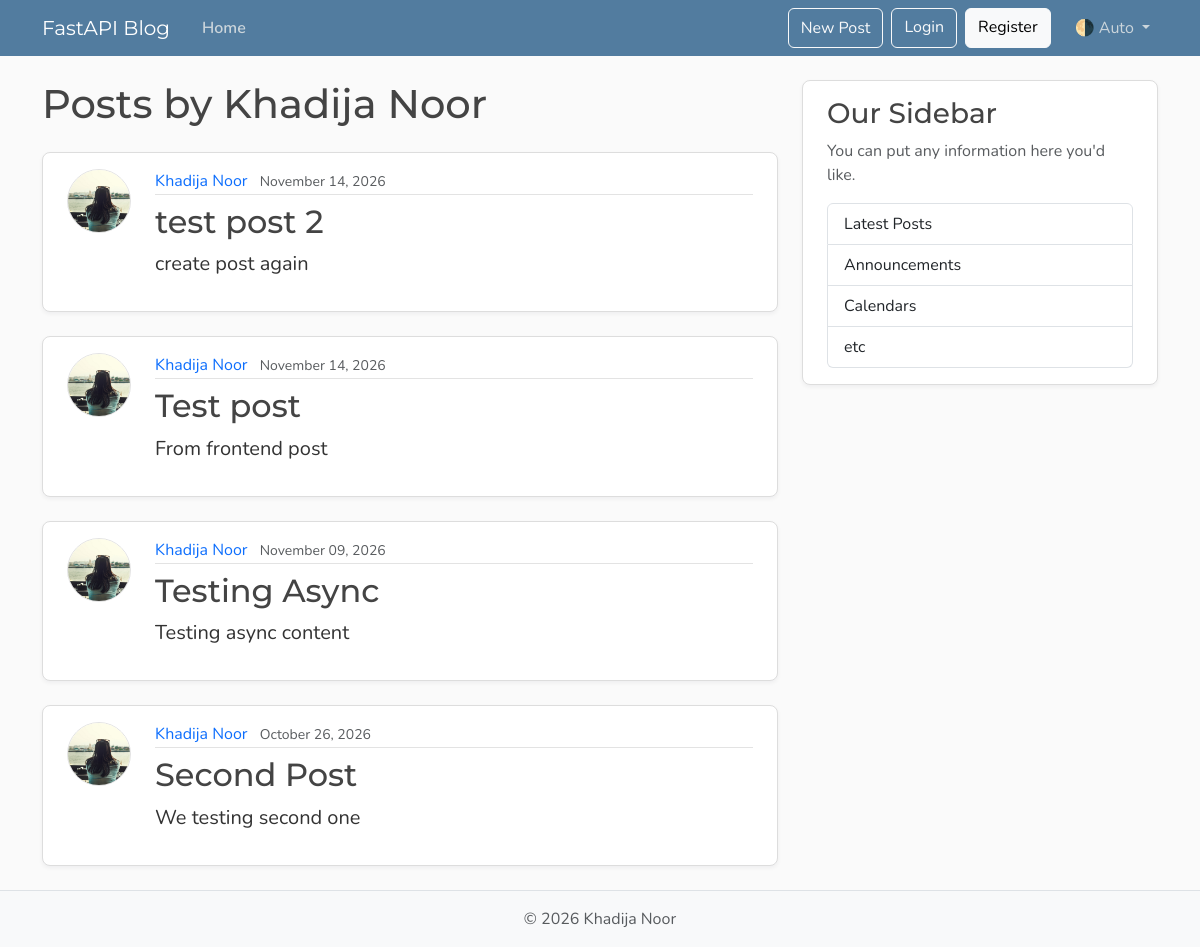
The page /users/1/posts on the database its author committed.
### models.py (models this page shows, shortened)
class User(Base):  # inherits from Base so SQLAlchemy tracks this as a DB table
    __tablename__ = "users"  # actual table name in the database
    id: Mapped[int] = mapped_column(
        Integer, primary_key=True, index=True
    )  # unique row id, auto-incremented
    username: Mapped[str] = mapped_column(
        String(50), unique=True, nullable=False
    )  # max 50 chars, must be unique
    email: Mapped[str] = mapped_column(
        String(120), unique=True, nullable=False
    )  # max 120 chars, must be unique
    image_file: Mapped[str | None] = (
        mapped_column(  # Mapped[str | None] = can be null we are saving image name insted of full paths
            String(200),
            nullable=True,  # optional field
            default=None,  # defaults to no image
        )
    )
    posts: Mapped[list[Post]] = relationship(
        back_populates="author", cascade="all, delete-orphan"
    )  # one user -> many posts also we eaw usin[Post] before its define below so this version of python allows it called forward refernce

class Post(Base):  # each instance = one row in posts table
    __tablename__ = "posts"
    id: Mapped[int] = mapped_column(
        Integer, primary_key=True, index=True
    )  # unique post id
    title: Mapped[str] = mapped_column(
        String(100), nullable=False
    )  # post title, max 100 chars
    content: Mapped[str] = mapped_column(
        Text, nullable=False
    )  # Text = unlimited length content
    user_id: Mapped[int] = mapped_column(
        ForeignKey("users.id"),  # links this post to a user
        nullable=False,
        index=True,  # indexed for faster queries as we
    )
    date_posted: Mapped[datetime] = mapped_column(
        DateTime(timezone=True),  # store timszone info
        default=lambda: datetime.now(UTC),  # auto-set to current UTC time
    )
    author: Mapped[User] = relationship(
        back_populates="posts"
    )  # gives access to the User object link back to user as post.author and help us get user back

### main.py (the view)
@app.get("/users/{user_id}/posts", include_in_schema=False, name="user_posts")
async def user_posts_page(
    request: Request,
    user_id: int,
    db: Annotated[AsyncSession, Depends(get_db)],
):
    result = await db.execute(select(models.User).where(models.User.id == user_id))
    user = result.scalars().first()
    if not user:
        raise HTTPException(
            status_code=status.HTTP_404_NOT_FOUND,
            detail="User not found",
        )
    result = await db.execute(
        select(models.Post)
        .options(selectinload(models.Post.author))
        .where(models.Post.user_id == user_id)
        .order_by(models.Post.date_posted.desc())
    )
    posts = result.scalars().all()
    return templates.TemplateResponse(
        request,
        "user_posts.html",
        {"posts": posts, "user": user, "title": f"{user.username}'s Posts"},
    )

### templates/user_posts.html
{% extends "layout.html" %}
{% block content %}
  <h1 class="mb-4">Posts by {{ user.username }}</h1>
  {% for post in posts %}
    <article class="content-section py-3 px-4 mb-4">
      <div class="d-flex align-items-start gap-4">
        <img class="rounded-circle article-img flex-shrink-0"
             src="{{ post.author.image_path }}"
             alt="{{ post.author.username }}'s profile picture"
             width="64"
             height="64"
             loading="lazy">
        <div class="flex-grow-1" style="min-width:0;overflow:hidden;">
          <div class="article-metadata mb-2">
            <a class="me-2"
               href="{{ url_for('user_posts', user_id=post.author.id) }}">{{ post.author.username }}</a>
            <small class="text-body-secondary">{{ post.date_posted.strftime("%B %d, %Y") }}</small>
          </div>
          <h2 style="overflow-wrap:break-word;word-break:break-word;">
            <a class="article-title"
               href="{{ url_for('post_page', post_id=post.id) }}">{{ post.title }}</a>
          </h2>
          <p class="article-content" style="overflow-wrap:break-word;word-break:break-word;">{{ post.content }}</p>
        </div>
      </div>
    </article>
  {% else %}
    <p class="text-body-secondary">No posts by this user yet.</p>
  {% endfor %}
{% endblock content %}

### static/css/main.css (style rules this page uses)
:root { --font-heading: "Montserrat", system-ui, -apple-system, BlinkMacSystemFont, sans-serif; --font-body: "Nunito", system-ui, -apple-system, BlinkMacSystemFont, sans-serif; --color-bg-body: #fafafa; --color-bg-content: #ffffff; --color-text-primary: #333333; --color-text-heading: #444444; --color-steel: #527c9f; --color-nav-link: #cbd5db; --color-nav-link-hover: #ffffff; --color-link-hover: #428bca; --color-border: #dddddd; --color-border-light: #e3e3e3; --spacing-xl: 5rem; --article-img-size: 4rem; --account-img-size: 7.813rem; }
body { font-family: var(--font-body); background: var(--color-bg-body); color: var(--color-text-primary); }
h1, h2, h3, h4, h5, h6 { font-family: var(--font-heading); color: var(--color-text-heading); }
a { text-decoration: none; }
.content-section { background: var(--color-bg-content); border: 1px solid var(--color-border); border-radius: 0.5rem; box-shadow: 0 2px 4px rgba(15, 23, 42, 0.05); transition: box-shadow 0.15s ease, transform 0.15s ease, border-color 0.15s ease; overflow: hidden; }
.content-section .flex-grow-1 { min-width: 0; }
.article-title, a.article-title { color: var(--color-text-heading); transition: color 0.2s ease-in-out; overflow-wrap: break-word; word-break: break-word; display: block; }
.article-content { white-space: pre-line; font-size: 1.25rem; overflow-wrap: break-word; word-break: break-word; }
.article-img { height: var(--article-img-size); width: var(--article-img-size); flex-shrink: 0; object-fit: cover; border: 1px solid var(--color-border-light); box-shadow: 0 0 0 2px var(--color-bg-content); }
.article-metadata { padding-bottom: 0.063rem; border-bottom: 1px solid var(--color-border-light); }
.article-metadata a { transition: color 0.2s ease-in-out; }

### rows shown on the page
User: username "Khadija Noor"
Post: author.image_path (picture), author.username "Khadija Noor", date_posted "November 14, 2026", title "test post 2", content "create post again"
Post: author.image_path (picture), author.username "Khadija Noor", date_posted "November 14, 2026", title "Test post", content "From frontend post"
Post: author.image_path (picture), author.username "Khadija Noor", date_posted "November 09, 2026", title "Testing Async", content "Testing async content"
Post: author.image_path (picture), author.username "Khadija Noor", date_posted "October 26, 2026", title "Second Post", content "We testing second one"
